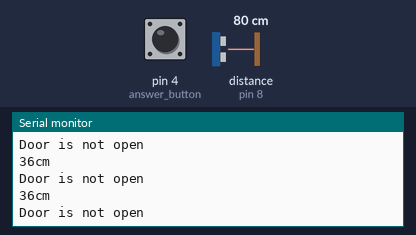
Recording of a sketch running on a simulated Arduino Uno, built with avr-gcc and run on an emulated ATmega328P. Shown: the last lines printed to the serial monitor. Wiring (inferred from the names in the program): ultrasonic range finder: trigger pin 8; echo pin 8. The test bench sets the inputs (shaded band); at power-on: distance to the obstacle (sensor on pin 8) 80 cm, pin 4 (answer_button) LOW. The echo pulse lasts 58.3 µs per cm.

Above: at 1.2 s.
1.3 s: distance to the obstacle (sensor on pin 8) set to 2 cm
At 2.0 s:
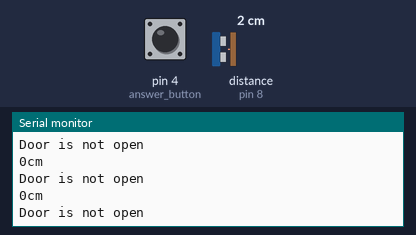
4.3 s: pin 4 (answer_button) pulled HIGH for 0.15 s
At 5.1 s:
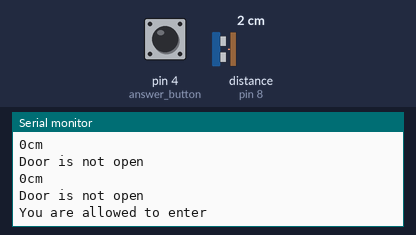

The sketch:

motion_Detector_final.ino
```cpp
// Imported library
#include <Wire.h>
//Pins
const int pingPin = 8;

const int answer_button = 4;
//flags, button states, and constants

int sensor_flag = 1;

int buttonState;

int lastButtonState = LOW;

unsigned long lastDebounceTime = 0;

unsigned long debounceDelay = 50;

int reading;


/*signal that will be sent when the two
arduinos communicate with each other
*/
byte signal;

void setup() {
/*
function that initiates the answer button
*/
  Wire.begin();
  Serial.begin(9600);
  pinMode(answer_button,INPUT);

}

void pingDetection(){
  /*
  procedure that manages the ultrasonic detection:
      if the sensor is meant to be on,
      a pulse is sent by the ultrasonic sensor
      and calculates the distance to the wall.
      if the signal is interrupted,
      a signal is sent to the other arduino to update it.
  */
  long duration;
  long distance;
  if (sensor_flag == 1){

    pinMode(pingPin,OUTPUT);

    digitalWrite(pingPin,LOW);
    delayMicroseconds(2);
    digitalWrite(pingPin,HIGH);
    delayMicroseconds(5);
    digitalWrite(pingPin,LOW);

    pinMode(pingPin,INPUT);
    duration=pulseIn(pingPin,HIGH);

    distance= distanceConverter(duration);
    Serial.print(distance);
    Serial.print("cm \n");

    if (distance < 234){
      Serial.print("Door is not open \n");
    }
    else if (distance > 234){
      /*if door is open send signal:"2"
        to the other arduino*/
      Serial.print("door is open \n");
      signal=2;
      sendSignal();
    }
    }

}

void sendSignal(){
  /*
  procedure which sends the appropriate signal
  to the agent arduino
  */
  digitalWrite(pingPin,LOW);

  delay(10000);

  Wire.beginTransmission(8);
  Wire.write(signal);
  Wire.endTransmission();
  sensor_flag = 1;

  delay(1000);

}

long distanceConverter(long time){
  /*
  function that returns the distance from the
  ultrasonic sensor to the wall, or any object that interrupts the pulse
  */
  return (time/128);
}


void loop() {
  /*
  main loop function
  that manages the answer button, and
  the ultrasonic sensor.
  */
  int reading = digitalRead(answer_button);

  pingDetection();
//debounce
  if (reading != lastButtonState){
      //take last debounce time as the current one
      lastDebounceTime = millis();

    }
  else if((millis()-lastDebounceTime>debounceDelay)){

    if (reading != buttonState){
      buttonState = reading;

      if (buttonState == HIGH){
        //if answer button pressed, send signal to other arduino
        sensor_flag=0;
         signal=1;
         Serial.print("You are allowed to enter \n");
         sendSignal();
      }
    }
  }
lastButtonState=reading;
  }
```

Measured:
- after the input at 1.3 s, the serial monitor: prints a new line after 0.08 s (image 1)
- after the input at 4.3 s, the serial monitor: prints a new line after 0.16 s (image 2)
